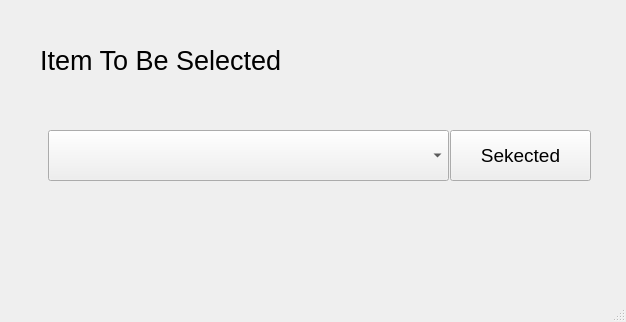
<?xml version="1.0" encoding="UTF-8"?>
<ui version="4.0">
 <class>MainWindow</class>
 <widget class="QMainWindow" name="MainWindow">
  <property name="geometry">
   <rect>
    <x>0</x>
    <y>0</y>
    <width>626</width>
    <height>322</height>
   </rect>
  </property>
  <property name="windowTitle">
   <string>MainWindow</string>
  </property>
  <widget class="QWidget" name="centralwidget">
   <widget class="QComboBox" name="comboBox">
    <property name="geometry">
     <rect>
      <x>48</x>
      <y>130</y>
      <width>401</width>
      <height>51</height>
     </rect>
    </property>
    <property name="font">
     <font>
      <pointsize>14</pointsize>
     </font>
    </property>
   </widget>
   <widget class="QPushButton" name="pushButton">
    <property name="geometry">
     <rect>
      <x>450</x>
      <y>130</y>
      <width>141</width>
      <height>51</height>
     </rect>
    </property>
    <property name="font">
     <font>
      <pointsize>14</pointsize>
     </font>
    </property>
    <property name="text">
     <string>Sekected</string>
    </property>
   </widget>
   <widget class="QLabel" name="label">
    <property name="geometry">
     <rect>
      <x>40</x>
      <y>30</y>
      <width>541</width>
      <height>61</height>
     </rect>
    </property>
    <property name="font">
     <font>
      <pointsize>20</pointsize>
     </font>
    </property>
    <property name="text">
     <string>Item To Be Selected</string>
    </property>
   </widget>
  </widget>
  <widget class="QMenuBar" name="menubar">
   <property name="geometry">
    <rect>
     <x>0</x>
     <y>0</y>
     <width>626</width>
     <height>27</height>
    </rect>
   </property>
  </widget>
  <widget class="QStatusBar" name="statusbar"/>
 </widget>
 <resources/>
 <connections/>
</ui>
